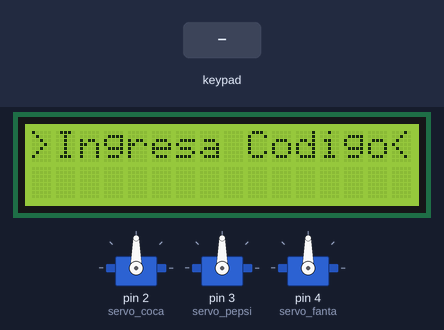
This sketch was run on a simulated Arduino Uno, built with avr-gcc and run on an emulated ATmega328P. Parts: 3 × servo, 16×2 character LCD. Inputs (shaded band) come from the test bench. What the sketch prints to the serial monitor is not drawn.

Above: at 1.2 s.
1.3 s: keypad keys C 2 3 pressed 0.4 s apart
At 3.4 s:
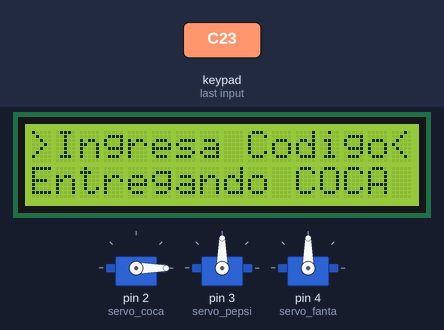
At 8.5 s:
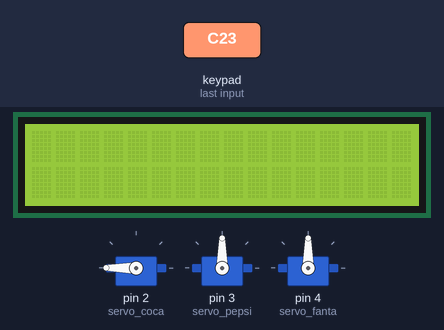
9.6 s: key 'A' pressed
12.6 s: keypad keys C 2 3 # pressed 0.4 s apart
At 15.7 s:
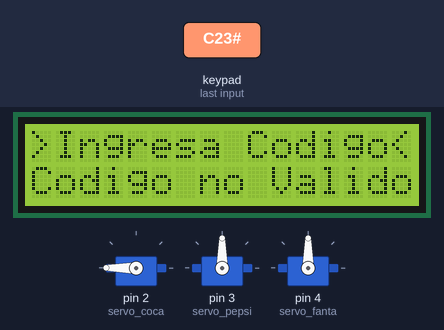
Timing chart, 0 to 17.2 s (numbered marks = the images above; inputs shaded):
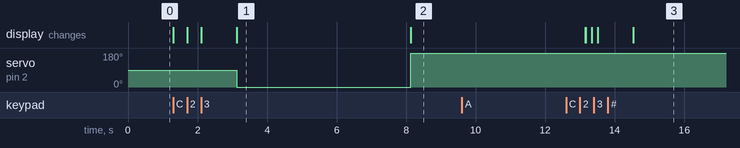

Measured:
- after the input at 1.3 s, servo on pin 2 (servo_coca): 90° → 0° after 1.8 s, → 180° 5.0 s later; the display: first changes at once (image 1 shows a later state)
- after the input at 9.6 s, every drawn part: stays the same
- after the input at 12.6 s, the display: first differs from a run without the input after 0.74 s (image 3 shows a later state)
- what the display in image 1 shows lasts 5.0 s, from 3.1 s to 8.1 s

The sketch:

refresco_arduino_.ino
```cpp
#include <Keypad.h>
#include <Servo.h>
#include <LiquidCrystal_I2C.h>

Servo servo_coca;
Servo servo_pepsi;
Servo servo_fanta;

const byte FILAS = 4;
const byte COLUMNAS = 4;
char keys[FILAS][COLUMNAS] = {
  {'1','2','3','A'},
  {'4','5','6','B'},
  {'7','8','9','C'},
  {'*','0','#','D'}
};

byte pinesFilas[FILAS] = {13,12,11,10};
byte pinesColumnas[COLUMNAS] = {9,8,7,6};
Keypad teclado = Keypad(makeKeymap(keys), pinesFilas, pinesColumnas, FILAS, COLUMNAS);


LiquidCrystal_I2C lcd(0x27,16,2); // si no te sale con esta direccion  puedes usar (0x3f,16,2) || (0x27,16,2)  ||(0x20,16,2)


char TECLA;
char CLAVE[4];
char CLAVE_COCA[4] = "C23";
char CLAVE_PEPSI[4] = "B34";
char CLAVE_FANTA[4] = "A93";
byte INDICE = 0;

byte LCDcol = 0;
void setup() {
  servo_coca.attach(2);
  servo_pepsi.attach(3);
  servo_fanta.attach(4);
  Serial.begin(9600);

  lcd.init();
  lcd.backlight();
  lcd.clear();
  lcd.setCursor(0,0);
  lcd.print(">Ingresa Codigo<");
  lcd.setCursor(0,1);
  lcd.print("");
}

void loop() {
  TECLA = teclado.getKey();
  if (TECLA){
    CLAVE[INDICE] = TECLA;
    INDICE ++;
     LCDcol++;
    Serial.print(TECLA);
    lcd.print(TECLA);
    lcd.setCursor(LCDcol,1);

  }

  if(INDICE == 3){
    if(!strcmp(CLAVE, CLAVE_COCA)){
      lcd.setCursor(0,0);
      lcd.setCursor(0,1);
      delay(1000);
      lcd.print("Entregando COCA");
      Serial.println(" Correcta COCA");
      servo_coca.write(0);
      delay(5000);
      servo_coca.write(180);
      lcd.clear();
      delay(5000);
      lcd.setCursor(0,0);
      lcd.print(">Ingresa Codigo<");
      lcd.setCursor(0,1);
      lcd.print("");
      LCDcol = 0;
      INDICE = 0;
    }else if(!strcmp(CLAVE, CLAVE_PEPSI)){
      lcd.setCursor(0,0);
      lcd.setCursor(0,1);
      delay(1000);
      lcd.print("Entregando PEPSI");
      Serial.println(" Correcta PEPSI");
      servo_pepsi.write(0);
      delay(5000);
      servo_pepsi.write(180);
      lcd.clear();
      delay(5000);
      lcd.setCursor(0,0);
      lcd.print(">Ingresa Codigo<");
      lcd.setCursor(0,1);
      lcd.print("");
      LCDcol = 0;
      INDICE = 0;
    }else if(!strcmp(CLAVE, CLAVE_FANTA)){
      lcd.setCursor(0,0);
      lcd.setCursor(0,1);
      delay(1000);
      lcd.print("Entregando FANTA");
      Serial.println(" Correcta FANTA");
      servo_fanta.write(0);
      delay(5000);
      servo_fanta.write(180);
      lcd.clear();
      delay(5000);
      lcd.setCursor(0,0);
      lcd.print(">Ingresa Codigo<");
      lcd.setCursor(0,1);
      lcd.print("");
      LCDcol = 0;
      INDICE = 0;
    }else{
      lcd.setCursor(0,0);
      lcd.setCursor(0,1);
      delay(1000);
      lcd.print("Codigo no Valido");
      Serial.println(" Codigo Incorrecto");
      delay(5000);
      lcd.clear();
      delay(2000);
      lcd.setCursor(0,0);
      lcd.print(">Ingresa Codigo<");
      lcd.setCursor(0,1);
      lcd.print("");
      LCDcol = 0;
      INDICE = 0;
    }

  }

}
```
